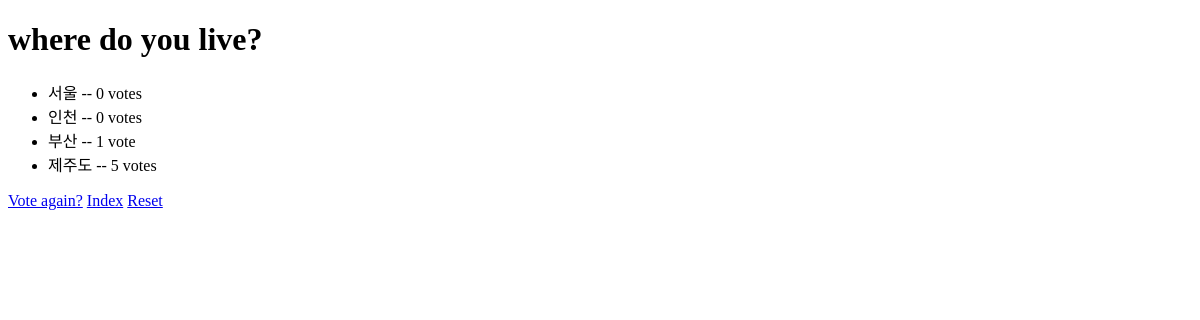
/polls/3/result/, run on an earlier commit of the app's database.
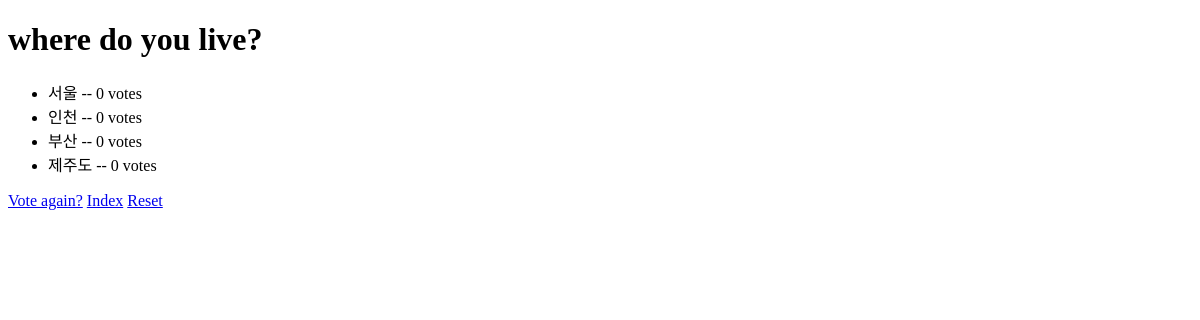
And on a later commit of the database.
### polls/models.py (models this page shows, shortened)
class Choice(models.Model):
    choice_text = models.CharField(max_length=200)
    votes = models.IntegerField(default=0)
    question_id = models.ForeignKey(Question, on_delete=models.CASCADE)

### polls/views.py (the view)
# urls.py: path('<int:pk>/result/', views.Result.as_view(), name='result'),
class Result(generic.DetailView):
    model = Question
    context_object_name = 'question'
    template_name = 'polls/result.html'

### polls/templates/polls/result.html (shortened to what this page needs)
<!DOCTYPE html>
<html lang="en">
<head>
</head>
<body>
<h1>{{ question.question_text }}</h1>
<ul>
    {% for choice in question.choice_set.all %}
    <li>{{ choice.choice_text }} -- {{ choice.votes }} vote{{ choice.votes|pluralize }}</li>
    {% endfor %}
</ul>
<a href="{% url 'polls:detail' question.id %}">Vote again?</a>
<a href="{% url 'polls:index' %}">Index</a>
<a href="{% url 'polls:reset' question.id %}">Reset</a>
</body>
</html>

What changed in the data, as far as the page shows it:
changed Choice "부산": votes "1" → "0"
changed Choice "제주도": votes "5" → "0"
